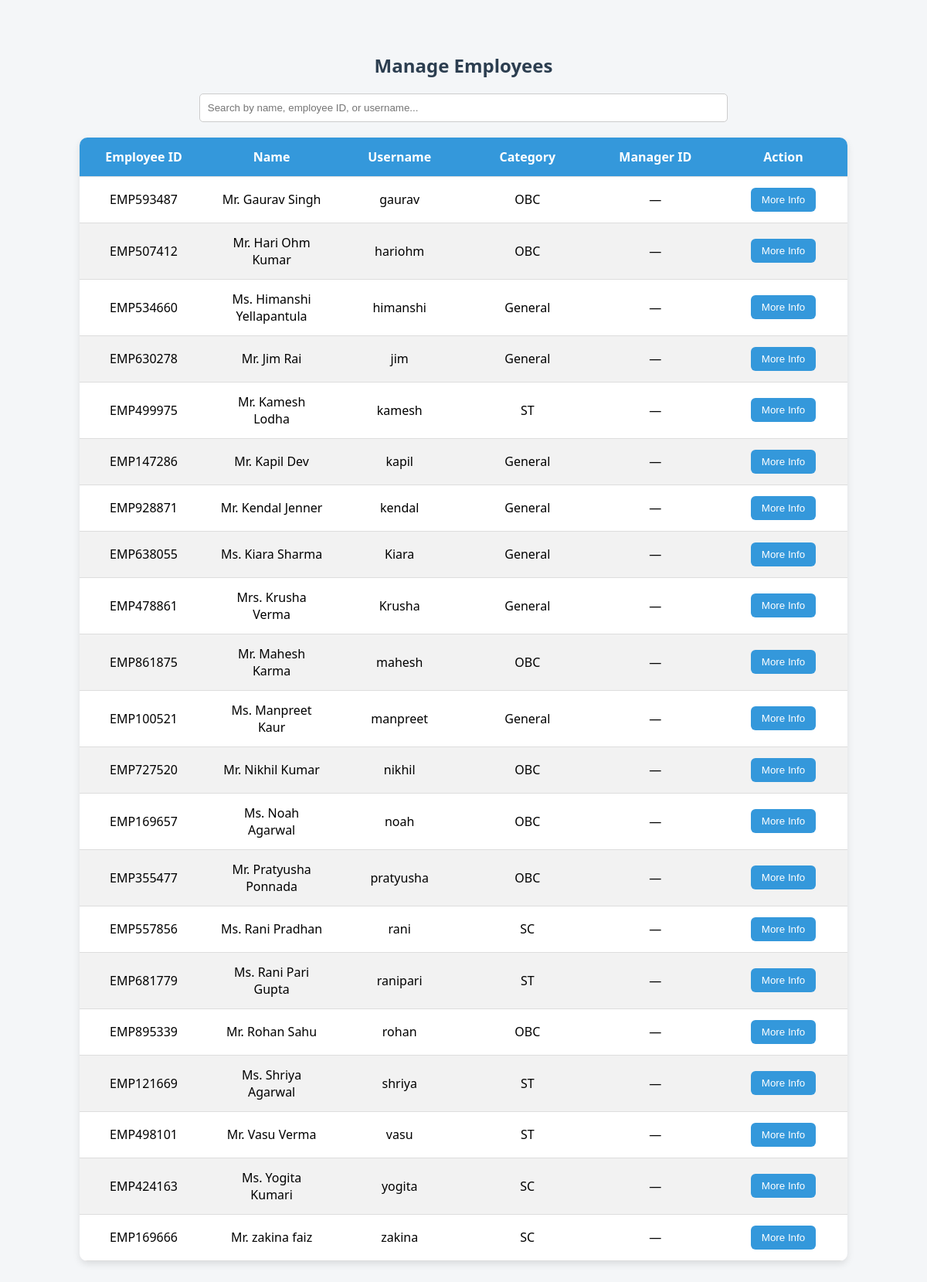
Screenshot of /manage-employees (signed in) with the database file from the repository.
### tables this page shows
CREATE TABLE users (
            id INTEGER PRIMARY KEY AUTOINCREMENT,
            username TEXT NOT NULL UNIQUE,
            password TEXT NOT NULL,
            role TEXT NOT NULL,
            manager_id INTEGER
        , title TEXT, first_name TEXT, last_name TEXT, gender TEXT, dob TEXT, category TEXT, employee_number TEXT, contact_number TEXT, email_address TEXT, blood_group TEXT, is_disabled BOOLEAN DEFAULT 0, disability_type TEXT, has_12th BOOLEAN DEFAULT 0, `12th_stream` TEXT, `12th_percentage` REAL, `12th_year` INTEGER, `12th_school` TEXT, `12th_board` TEXT, has_graduation BOOLEAN DEFAULT 0, graduation_degree TEXT, graduation_specialization TEXT, graduation_cgpa REAL, graduation_college TEXT, graduation_year INTEGER, has_pg BOOLEAN DEFAULT 0, pg_degree TEXT, pg_specialization TEXT, pg_cgpa REAL, pg_college TEXT, pg_year INTEGER, has_phd BOOLEAN DEFAULT 0, phd_field TEXT, phd_specialization TEXT, phd_status TEXT, phd_university TEXT, phd_year INTEGER, phd_thesis TEXT, office TEXT, designation TEXT, employee_type TEXT, subgroup TEXT, class INTEGER);

### app.py (the view)
@app.route('/manage-employees')
@login_required
def manage_employees():
    if current_user.role != 'admin':
        return "Unauthorized", 403
    conn = sqlite3.connect('users.db')
    cur = conn.cursor()
    cur.execute("""
        SELECT id, title, first_name, last_name, gender, dob, category,
               employee_number, username, manager_id, office, designation,
               employee_type, subgroup, class
        FROM users
        WHERE role = 'employee'
        ORDER BY first_name, last_name
    """)
    employees = cur.fetchall()
    conn.close()
    return render_template('manage_employees.html', employees=employees)

### app.py (called while the page is built)
@login_manager.user_loader
def load_user(user_id):
    conn = sqlite3.connect('users.db')
    cur = conn.cursor()
    cur.execute("SELECT id, username, role FROM users WHERE id = ?", (user_id,))
    row = cur.fetchone()
    conn.close()
    if row:
        return User(*row)
    return None

### templates/manage_employees.html (shortened to what this page needs)
<!DOCTYPE html>
<html>
<head>
</head>
<body>
  <h2>Manage Employees</h2>
  <input type="text" id="searchInput" placeholder="Search by name, employee ID, or username...">
  {% if employees %}
  <table>
    <thead>
      <tr>
        <th>Employee ID</th>
        <th>Name</th>
        <th>Username</th>
        <th>Category</th>
        <th>Manager ID</th>
        <th>Action</th>
      </tr>
    </thead>
    <tbody>
      {% for employee in employees %}
      <tr>
        <td>{{ employee[7] or 'N/A' }}</td>
        <td>{{ employee[1] }} {{ employee[2] }} {{ employee[3] }}</td>
        <td>{{ employee[8] }}</td>
        <td>{{ employee[6] or 'N/A' }}</td>
        <td>{{ employee[9] or '—' }}</td>
        <td>
          <button class="info-button" onclick="showEmployeeDetails({{ employee[0] }})">More Info</button>
        </td>
      </tr>
      {% endfor %}
    </tbody>
  </table>
  {% else %}
    <p>No employees found.</p>
  {% endif %}
</body>
</html>

### templates/manage_employees.html (style rules this page uses)
body { font-family: 'Segoe UI', Tahoma, Geneva, Verdana, sans-serif; background-color: #f4f6f8; padding: 40px; text-align: center; }
h2 { color: #2c3e50; margin-bottom: 10px; }
#searchInput { padding: 10px; width: 60%; margin: 20px auto; display: block; border-radius: 5px; border: 1px solid #ccc; }
table { width: 90%; margin: 0 auto; border-collapse: collapse; background-color: white; box-shadow: 0 4px 10px rgba(0, 0, 0, 0.1); border-radius: 10px; overflow: hidden; table-layout: fixed; }
th, td { padding: 14px 16px; border-bottom: 1px solid #ddd; text-align: center; word-wrap: break-word; }
th { background-color: #3498db; color: white; font-weight: 600; }
tr:nth-child(even) { background-color: #f2f2f2; }
.info-button { padding: 8px 14px; background-color: #3498db; color: white; border: none; border-radius: 6px; cursor: pointer; }

### rows the page displays
users: employee_number "EMP593487", title "Mr.", first_name "Gaurav", last_name "Singh", username "gaurav", category "OBC", employee "—"
users: employee_number "EMP507412", title "Mr.", first_name "Hari Ohm", last_name "Kumar", username "hariohm", category "OBC", employee "—"
users: employee_number "EMP534660", title "Ms.", first_name "Himanshi", last_name "Yellapantula", username "himanshi", category "General", employee "—"
users: employee_number "EMP630278", title "Mr.", first_name "Jim", last_name "Rai", username "jim", category "General", employee "—"
users: employee_number "EMP499975", title "Mr.", first_name "Kamesh", last_name "Lodha", username "kamesh", category "ST", employee "—"
users: employee_number "EMP147286", title "Mr.", first_name "Kapil", last_name "Dev", username "kapil", category "General", employee "—"
users: employee_number "EMP928871", title "Mr.", first_name "Kendal", last_name "Jenner", username "kendal", category "General", employee "—"
users: employee_number "EMP638055", title "Ms.", first_name "Kiara", last_name "Sharma", username "Kiara", category "General", employee "—"
users: employee_number "EMP478861", title "Mrs.", first_name "Krusha", last_name "Verma", username "Krusha", category "General", employee "—"
users: employee_number "EMP861875", title "Mr.", first_name "Mahesh", last_name "Karma", username "mahesh", category "OBC", employee "—"
users: employee_number "EMP100521", title "Ms.", first_name "Manpreet", last_name "Kaur", username "manpreet", category "General", employee "—"
users: employee_number "EMP727520", title "Mr.", first_name "Nikhil", last_name "Kumar", username "nikhil", category "OBC", employee "—"
users: employee_number "EMP169657", title "Ms.", first_name "Noah", last_name "Agarwal", username "noah", category "OBC", employee "—"
users: employee_number "EMP355477", title "Mr.", first_name "Pratyusha", last_name "Ponnada", username "pratyusha", category "OBC", employee "—"
users: employee_number "EMP557856", title "Ms.", first_name "Rani", last_name "Pradhan", username "rani", category "SC", employee "—"
users: employee_number "EMP681779", title "Ms.", first_name "Rani Pari", last_name "Gupta", username "ranipari", category "ST", employee "—"
users: employee_number "EMP895339", title "Mr.", first_name "Rohan", last_name "Sahu", username "rohan", category "OBC", employee "—"
users: employee_number "EMP121669", title "Ms.", first_name "Shriya", last_name "Agarwal", username "shriya", category "ST", employee "—"
users: employee_number "EMP498101", title "Mr.", first_name "Vasu", last_name "Verma", username "vasu", category "ST", employee "—"
users: employee_number "EMP424163", title "Ms.", first_name "Yogita", last_name "Kumari", username "yogita", category "SC", employee "—"
users: employee_number "EMP169666", title "Mr.", first_name "zakina", last_name "faiz", username "zakina", category "SC", employee "—"
